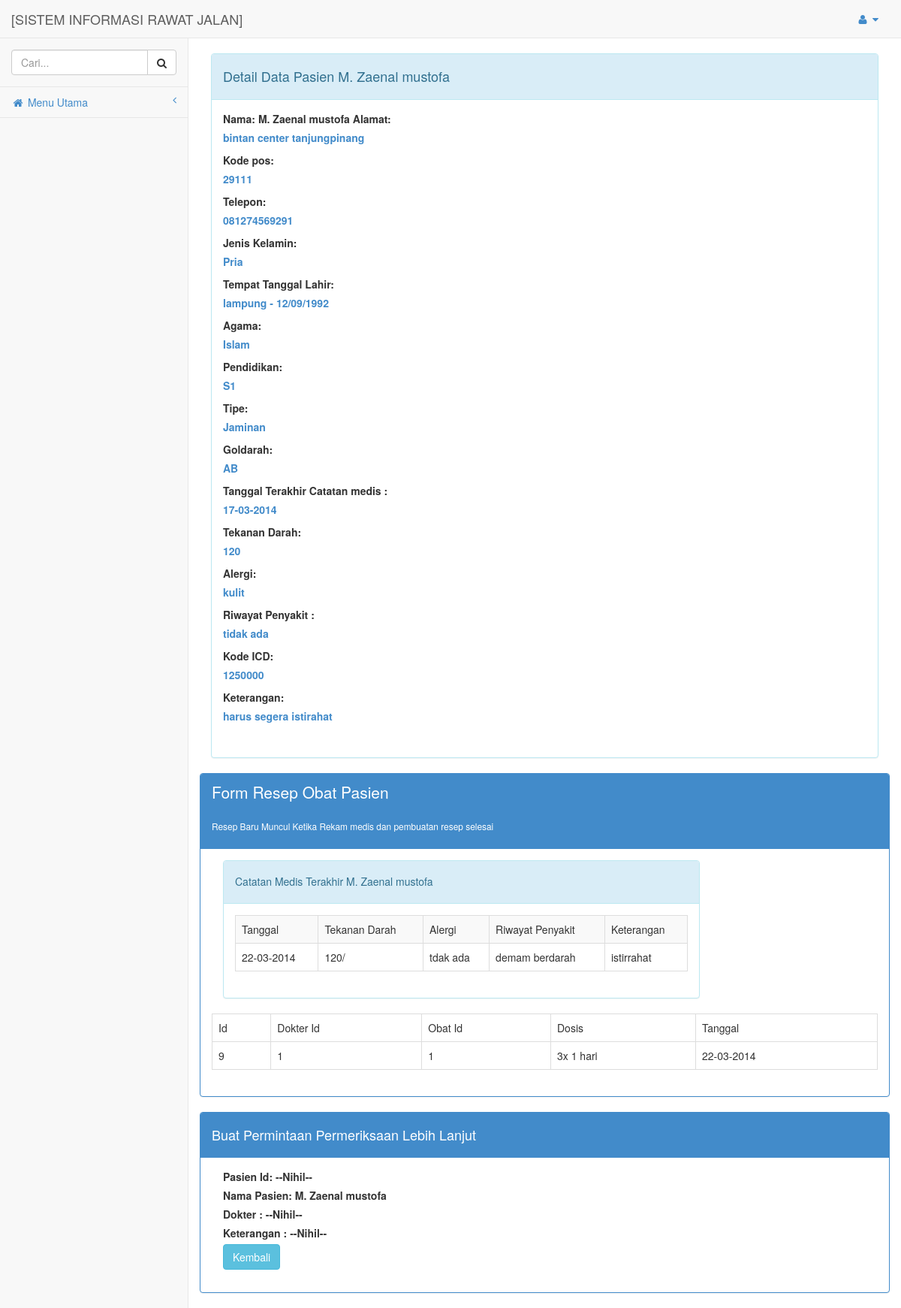
The app's page /detail_pasien.php?id=14 (signed in) with its own data.
### tables this page shows
CREATE TABLE IF NOT EXISTS `pasien` (
  `id` int(11) NOT NULL AUTO_INCREMENT,
  `nama` varchar(50) NOT NULL,
  `alamat` varchar(100) NOT NULL,
  `kodepos` varchar(5) NOT NULL,
  `telepon` varchar(12) NOT NULL,
  `jk` char(1) NOT NULL,
  `tampat` varchar(100) NOT NULL,
  `tgl` varchar(10) NOT NULL,
  `agama` char(1) NOT NULL,
  `pendidikan` char(1) NOT NULL,
  `tipe` char(1) NOT NULL,
  `goldarah` char(1) NOT NULL,
  PRIMARY KEY (`id`)
);

CREATE TABLE IF NOT EXISTS `catatan_medis` (
  `id` int(11) NOT NULL AUTO_INCREMENT,
  `id_pasien` int(11) NOT NULL,
  `tanggal` varchar(10) NOT NULL,
  `takanan_darah` varchar(4) NOT NULL,
  `alergi` varchar(25) NOT NULL,
  `riwayat_penyakit` varchar(100) NOT NULL,
  `kode_ICD` varchar(25) NOT NULL,
  `Keterangan` varchar(200) NOT NULL,
  PRIMARY KEY (`id`)
);

CREATE TABLE IF NOT EXISTS `resep` (
  `id` int(11) NOT NULL AUTO_INCREMENT,
  `pasien_id` int(11) NOT NULL,
  `dokter_id` int(11) NOT NULL,
  `obat_id` int(11) NOT NULL,
  `dosis` varchar(50) NOT NULL,
  `tanggal` timestamp NOT NULL DEFAULT CURRENT_TIMESTAMP,
  PRIMARY KEY (`id`)
);

### function.php (called while the page is built, shortened)
<?php
	function gol_dar($golongan){
		switch ($golongan) {
				case '4':
				return "AB";
				break;
		}
	}
	function jk($jenis){
		switch ($jenis) {
			case '1':
				return 'Pria';
				break;
		}
	}
	function agama($agama){
		switch ($agama) {
			case '1':
				return "Islam";
				break;
		}
	}
	function pendidikan($nilai){
		switch ($nilai) {
			case '5':
				return "S1";
				break;
		}
	}
	function tipe_pasien($nilai){
		switch ($nilai) {
			case '3':
				return "Jaminan";
				break;
		}
	}
?>

### detail_pasien.php (the view)
<?php include 'part/header.php'; ?>
<?php
if(isset($_GET['id'])){
	$id = (int) $_GET['id'];
	$row = mysql_fetch_array ( mysql_query("SELECT * FROM `pasien` WHERE `id` = '$id' "));
	$row_medis = mysql_fetch_array ( mysql_query("SELECT * FROM `catatan_medis` WHERE `id_pasien` = '$id' order by 'id' desc limit 1"));
}else{
	echo "<p class='text-danger'>Silahkan Pilih Id</p>";
}
?>
<div class="panel panel-info">
	<div class="panel-heading">
		<h4>Detail Data Pasien <?= stripslashes($row['nama']) ?></h4>
	</div>
		<div class="panel-body">
			<form action='' class="form-group">
				<label>Nama: <?= $row['nama'] ?>
				<label>Alamat: </label> <p class=" text-primary"><?= $row['alamat'] ?></p>
				<label>Kode pos: </label> <p class=" text-primary"><?= $row['kodepos'] ?></p>
				<label>Telepon: </label> <p class=" text-primary"><?= $row['telepon'] ?></p>
				<label>Jenis Kelamin: </label> <p class=" text-primary"><?= jk($row['jk']) ?></p>
				<label>Tempat Tanggal Lahir: </label> <p class=" text-primary"><?= $row['tampat'] ?> - <?= $row['tgl'] ?></p>
				<label>Agama: </label> <p class=" text-primary"><?= agama($row['agama']) ?></p>
				<label>Pendidikan: </label> <p class=" text-primary"><?= pendidikan($row['pendidikan']) ?></p>
				<label>Tipe: </label> <p class=" text-primary"><?= tipe_pasien($row['tipe']) ?></p>
				<label>Goldarah: </label> <p class=" text-primary"><?= gol_dar($row['goldarah']) ?></p>
				<label>Tanggal Terakhir Catatan medis : </label> <p class=" text-primary"><?= $row_medis['tanggal'] ?></p>
				<label for="">Tekanan Darah: </label> <p class=" text-primary"><?= $row_medis['takanan_darah'] ?></p>
				<label for="">Alergi: </label> <p class=" text-primary"><?= $row_medis['alergi'] ?></p>
				<label for="">Riwayat Penyakit : </label> <p class=" text-primary"><?= $row_medis['riwayat_penyakit'] ?></p>
				<label for="">Kode ICD: </label> <p class=" text-primary"><?= $row_medis['kode_ICD'] ?></p>
				<label for="">Keterangan: </label> <p class=" text-primary"><?= $row_medis['Keterangan'] ?></p>
			</form>
		</div>
	</div>
</div>
<?php $query = mysql_query("SELECT * FROM `pasien`,`resep`,`catatan_medis` WHERE `resep`.`pasien_id`=`pasien`.`id` and `pasien`.`id` = '$id' ORDER BY `catatan_medis`.`tanggal` DESC ");
	$row = mysql_fetch_array($query);
 ?>
 <div class="col-lg-12">
 	<div class="row">
	 	<div class="panel panel-primary">
		 	<div class="panel-heading">
		 		<p class="lead">Form Resep Obat Pasien</p>
		 		<p><small>Resep Baru Muncul Ketika Rekam medis dan pembuatan resep selesai</small></p>
		 	</div>
		 	<div class="panel-body">
			 	<div class="col-lg-9">
			 		<div class="panel panel-info">
			 		<div class="panel-heading">
			 			<h5>Catatan Medis Terakhir <?= $row['nama'] ?></h5>
			 		</div>
			 		<div class="panel-body">
			 			<table class="table table-striped table-bordered">
				 		<tr>
			 				<td>Tanggal</td>
			 				<td>Tekanan Darah</td>
			 				<td>Alergi</td>
			 				<td>Riwayat Penyakit</td>
			 				<td>Keterangan</td>
			 			</tr>
			 			<tr>
			 				<td><?= $row['tanggal'] ?></td>
			 				<td><?= $row['takanan_darah'] ?></td>
			 				<td><?= $row['alergi'] ?></td>
			 				<td><?= $row['riwayat_penyakit'] ?></td>
			 				<td><?= $row['Keterangan'] ?></td>
			 			</tr>
			 			</table>
			 		</div>
			 	</div>
		 		</div>
		 		<table class="table table-bordered table-hover">
		 			<tr>
		 				<td>Id</td>
		 				<td>Dokter Id</td>
		 				<td>Obat Id</td>
		 				<td>Dosis</td>
		 				<td>Tanggal</td>
		 			</tr>
		 			<tr>
		 				<td><?= $row['id'] ?></td>
		 				<td><?= $row['dokter_id'] ?></td>
		 				<td><?= $row['obat_id'] ?></td>
		 				<td><?= $row['dosis'] ?></td>
		 				<td><?= $row['tanggal'] ?></td>
		 			</tr>
		 		</table>
		 	</div>
		 </div>
<?php
$id = (int) $_GET['id'];
$pasien = mysql_fetch_array ( mysql_query("SELECT * FROM `ppp` WHERE `pasien_id` = '$id' "));
 ?>
 <div class="panel panel-primary">
	<div class="panel-heading">
		<h4>Buat Permintaan Permeriksaan Lebih Lanjut</h4>
	</div>
	<div class="panel-body">
			<div class="col-lg-6">
				<form action='' method='GET' class="form-group">
				<label><strong>Pasien Id: <?php if(isset($pasien['id']) != 0 ){echo $pasien['id'];}else{ echo "--Nihil--";} ?></strong></label><br/>
				<label><strong>Nama Pasien: <?php if(isset($row['nama']) != 0 ){echo $row['nama'];}else{ echo "--Nihil--";} ?></strong></label><br/>
				<label><strong>Dokter : <?php if(isset($pasien['dokter_id']) != 0 ){echo $pasien['dokter_id'];}else{ echo "--Nihil--";} ?></strong></label><br/>
				<label><strong>Keterangan : <?php if(isset($pasien['ketetangan']) != 0 ){echo $pasien['ketetangan'];}else{ echo "--Nihil--";} ?></strong></label><br/>
				<a href="list_pasien.php" class="btn btn-info">Kembali</a>
				</div>
	</div>
</div>
	</div>
 </div>
<?php include 'part/footer.php'; ?>

### css/sb-admin.css (style rules this page uses)
body { background-color: #f8f8f8; }

### records on screen
pasien: nama "M. Zaenal mustofa", alamat "bintan center tanjungpinang", kodepos "29111", telepon "081274569291", jk "Pria", tampat "lampung", tgl "12/09/1992", agama "Islam", pendidikan "S1", tipe "Jaminan", goldarah "AB"
catatan_medis: tanggal "17-03-2014", takanan_darah "120", alergi "kulit", riwayat_penyakit "tidak ada", kode_ICD "1250000", Keterangan "harus segera istirahat"
catatan_medis: tanggal "22-03-2014", takanan_darah "120/", alergi "tdak ada", riwayat_penyakit "demam berdarah", Keterangan "istirrahat", id "9"
resep: dokter "1", obat "1", dosis "3x 1 hari"
